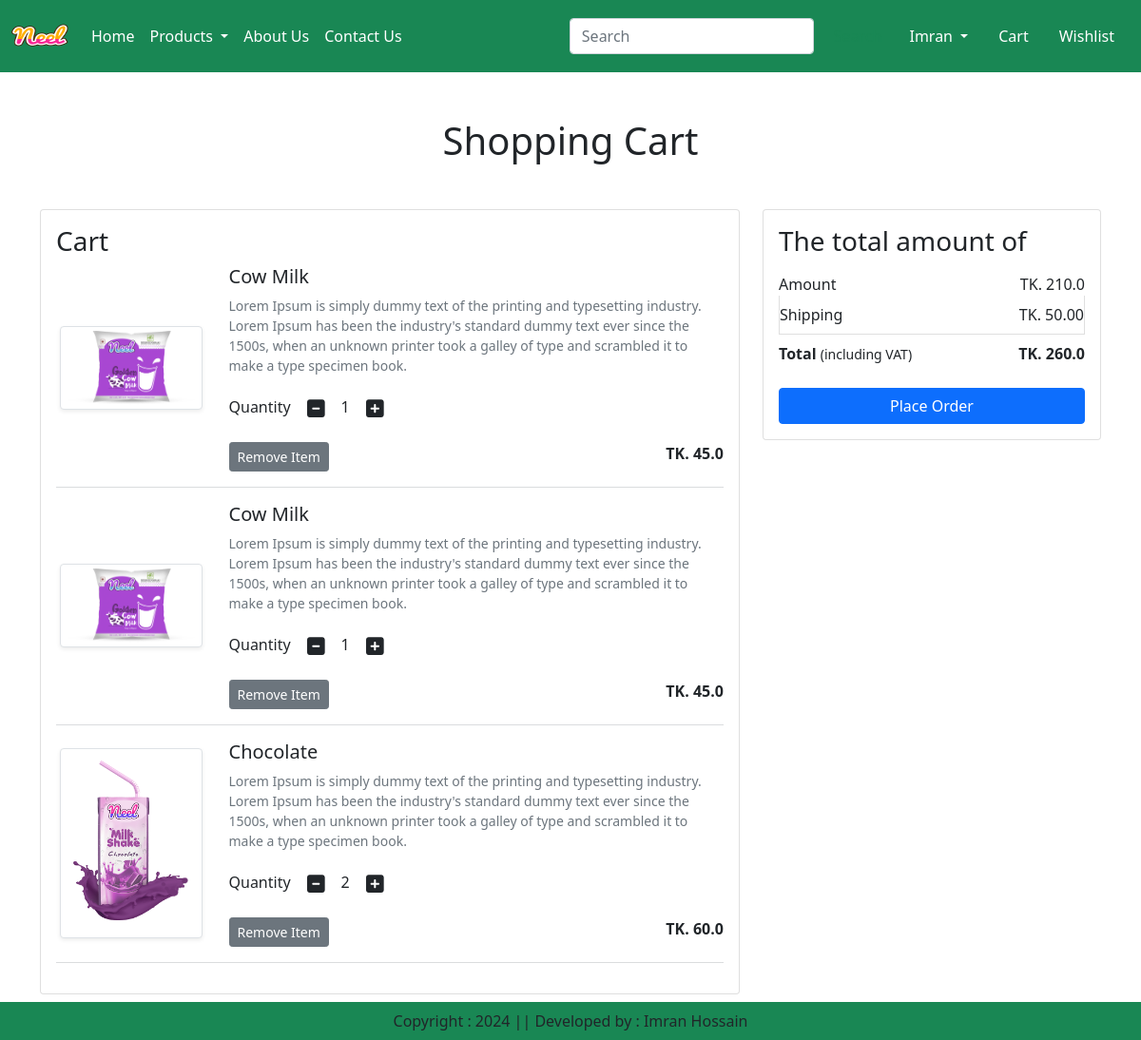
The app's page /cart/ (signed in) with its own data.
### ecom_app/models.py (models this page shows, shortened)
class Cart(models.Model):
    user = models.ForeignKey(User, on_delete=models.CASCADE)
    product = models.ForeignKey(Product, on_delete=models.CASCADE, default=1)
    quantity = models.PositiveIntegerField(default=1)

class Product(models.Model):
    title = models.CharField(max_length=100)
    selling_price = models.FloatField()
    discounted_price = models.FloatField()
    description = models.TextField()
    composition = models.TextField(default='')
    product_app = models.TextField(default='')
    category = models.CharField(choices=CATEGORY_CHOICES, max_length=2)
    product_img = models.ImageField(upload_to='product')

### ecom_app/views.py (the view)
# urls.py: path("cart/", views.show_cart, name="showcart"),
def show_cart(request):
    user = request.user
    cart = Cart.objects.filter(user=user)
    amount = 0
    for p in cart:
        value = p.quantity * p.product.discounted_price
        amount = amount + value
    totalamount = amount + 50
    return render(request, "ecom_app/addtocart.html", locals())

### ecom_app/templates/ecom_app/addtocart.html (shortened to what this page needs)
{% extends 'ecom_app/base.html' %}
{% load static %}
{% block main-content %}
    <div class="container my-5">
        <div class="row">
            {% if cart %}
            <h1 class="text-center mb-5">Shopping Cart</h1>
            <div class="col-sm-8">
                <div class="card">
                    <div class="card-body">
                        <h3>Cart</h3>
                        {% for item in cart %}
                        <div class="row">
                            <div class="col-sm-3 text-center align-self-center"><img src="{{item.product.product_img.url}}" alt="" srcset="" class="img-fluid img-thumbnail shadow-sm" height="150" width="150"></div>
                            <div class="col-sm-9">
                                <div>
                                    <h5>{{item.product.title}}</h5>
                                    <p class="mb-2 text-muted small">{{item.product.description}}</p>
                                    <div class="my-3">
                                        <label for="quantity">Quantity</label>
                                        <a class="minus-cart btn" pid="{{item.product.id}}"><i class="fas fa-minus-square fa-lg"></i></a>
                                        <span id="quantity">{{item.quantity}}</span>
                                        <a class="plus-cart btn" pid="{{item.product.id}}"><i class="fas fa-plus-square fa-lg"></i></a>
                                    </div>
                                    <div class="d-flex justify-content-between">
                                        <a href="#" class="remove-cart btn btn-sm btn-secondary mr-3" pid="{{item.product.id}}">Remove Item</a>
                                        <p class="mb-0"><span><strong>TK. {{item.product.discounted_price}}</strong><span></p>
                                    </div>
                                </div>
                            </div>
                        </div>
                        <hr class="text-muted">
                        {% endfor %}
                    </div>
                </div>
            </div>
            <div class="col-sm-4">
                <div class="card">
                    <div class="card-body">
                        <h3>The total amount of</h3>
                        <ul class="list-group">
                            <li class="list-group-item d-flex justify-content-between align-items-center border-0 px-0 pb-0">Amount <span id="amount">TK. {{amount}}</span></li>
                            <li class="list-group-item d-flex justify-content-between align-items-center px-0">Shipping <span>TK. 50.00</span></li>
                            <li class="list-group-item d-flex justify-content-between align-items-center border-0 px-0 mb-3">
                                <div>
                                    <strong>Total</strong> <small>(including VAT)</small>
                                </div>
                                <span id="totalamount"><strong>TK. {{totalamount}}</strong></span>
                            </li>
                        </ul>
                        <div class="d-grid"><a href="{% url 'checkout' %}" class="btn btn-primary">Place Order</a></div>
                    </div>
                </div>
            </div>
            {% else %}
            <h1 class="text-center mb-5">Cart is empty</h1>
            {% endif %}
        </div>
    </div>
{% endblock main-content %}

### records on screen
Cart: product.product_img (picture), product "Cow Milk", product.description "Lorem Ipsum is simply dummy text of the printing and typesetting industry. Lorem Ipsum has been the industry's standard dummy text ever since the 1500s, when an unknown printer took a galley of type and scrambled it to make a type specimen book.", quantity "1", product.discounted_price "45.0"
Cart: product.product_img (picture), product "Cow Milk", product.description "Lorem Ipsum is simply dummy text of the printing and typesetting industry. Lorem Ipsum has been the industry's standard dummy text ever since the 1500s, when an unknown printer took a galley of type and scrambled it to make a type specimen book.", quantity "1", product.discounted_price "45.0"
Cart: product.product_img (picture), product "Chocolate", product.description "Lorem Ipsum is simply dummy text of the printing and typesetting industry. Lorem Ipsum has been the industry's standard dummy text ever since the 1500s, when an unknown printer took a galley of type and scrambled it to make a type specimen book.", quantity "2", product.discounted_price "60.0"

### other values on screen
{{ amount }} "210.0"
{{ totalamount }} "260.0"
